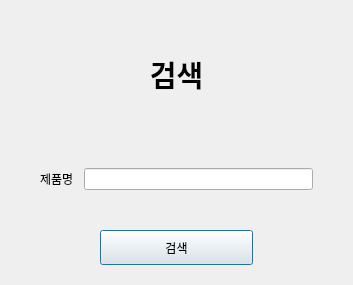
<?xml version="1.0" encoding="UTF-8"?>
<ui version="4.0">
 <class>Dialog</class>
 <widget class="QDialog" name="Dialog">
  <property name="geometry">
   <rect>
    <x>0</x>
    <y>0</y>
    <width>353</width>
    <height>285</height>
   </rect>
  </property>
  <property name="windowTitle">
   <string>Dialog</string>
  </property>
  <layout class="QVBoxLayout" name="verticalLayout">
   <property name="spacing">
    <number>20</number>
   </property>
   <property name="leftMargin">
    <number>20</number>
   </property>
   <property name="topMargin">
    <number>20</number>
   </property>
   <property name="rightMargin">
    <number>20</number>
   </property>
   <property name="bottomMargin">
    <number>20</number>
   </property>
   <item>
    <widget class="QLabel" name="label">
     <property name="font">
      <font>
       <pointsize>22</pointsize>
       <weight>75</weight>
       <bold>true</bold>
      </font>
     </property>
     <property name="text">
      <string>검색</string>
     </property>
     <property name="alignment">
      <set>Qt::AlignCenter</set>
     </property>
    </widget>
   </item>
   <item>
    <layout class="QHBoxLayout" name="horizontalLayout">
     <property name="spacing">
      <number>10</number>
     </property>
     <property name="leftMargin">
      <number>20</number>
     </property>
     <property name="topMargin">
      <number>20</number>
     </property>
     <property name="rightMargin">
      <number>20</number>
     </property>
     <property name="bottomMargin">
      <number>20</number>
     </property>
     <item>
      <widget class="QLabel" name="label_2">
       <property name="text">
        <string>제품명</string>
       </property>
      </widget>
     </item>
     <item>
      <widget class="QLineEdit" name="searchprod"/>
     </item>
    </layout>
   </item>
   <item>
    <layout class="QHBoxLayout" name="horizontalLayout_2">
     <property name="leftMargin">
      <number>80</number>
     </property>
     <property name="topMargin">
      <number>0</number>
     </property>
     <property name="rightMargin">
      <number>80</number>
     </property>
     <property name="bottomMargin">
      <number>0</number>
     </property>
     <item>
      <widget class="QPushButton" name="searchpush">
       <property name="minimumSize">
        <size>
         <width>0</width>
         <height>35</height>
        </size>
       </property>
       <property name="text">
        <string>검색</string>
       </property>
      </widget>
     </item>
    </layout>
   </item>
  </layout>
  <zorder>label</zorder>
  <zorder>label_2</zorder>
  <zorder>searchprod</zorder>
  <zorder>searchprod</zorder>
  <zorder>horizontalLayoutWidget</zorder>
 </widget>
 <resources/>
 <connections/>
</ui>
